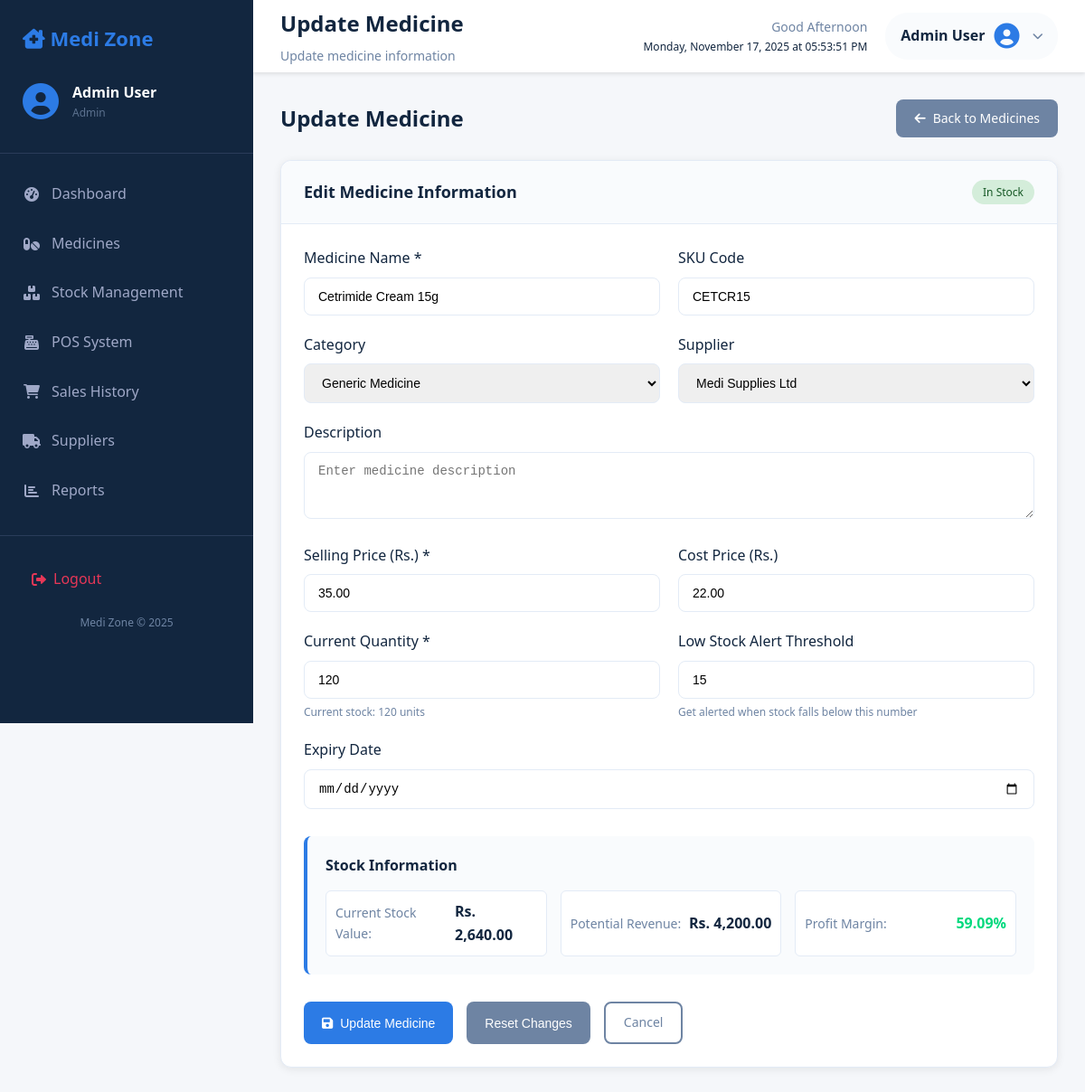
Page /pages/update-medicine.php?id=1 (signed in) on the committed database.
### tables this page shows
CREATE TABLE medicines (
    id INT AUTO_INCREMENT PRIMARY KEY,
    name VARCHAR(255) NOT NULL,
    category_id INT,
    supplier_id INT,
    sku VARCHAR(50) UNIQUE,
    description TEXT,
    price DECIMAL(10,2) NOT NULL,
    cost_price DECIMAL(10,2),
    quantity INT DEFAULT 0,
    alert_threshold INT DEFAULT 10,
    expiry_date DATE,
    image VARCHAR(255) DEFAULT 'default-medicine.jpg',
    created_at TIMESTAMP DEFAULT CURRENT_TIMESTAMP,
    updated_at TIMESTAMP DEFAULT CURRENT_TIMESTAMP ON UPDATE CURRENT_TIMESTAMP,
    FOREIGN KEY (category_id) REFERENCES categories(id) ON DELETE SET NULL,
    FOREIGN KEY (supplier_id) REFERENCES suppliers(id) ON DELETE SET NULL
);

CREATE TABLE categories (
    id INT AUTO_INCREMENT PRIMARY KEY,
    name VARCHAR(100) NOT NULL,
    description TEXT,
    created_at TIMESTAMP DEFAULT CURRENT_TIMESTAMP,
    updated_at TIMESTAMP DEFAULT CURRENT_TIMESTAMP ON UPDATE CURRENT_TIMESTAMP
);

CREATE TABLE suppliers (
    id INT AUTO_INCREMENT PRIMARY KEY,
    name VARCHAR(100) NOT NULL,
    email VARCHAR(100),
    phone VARCHAR(20),
    address TEXT,
    created_at TIMESTAMP DEFAULT CURRENT_TIMESTAMP,
    updated_at TIMESTAMP DEFAULT CURRENT_TIMESTAMP ON UPDATE CURRENT_TIMESTAMP
);

### pages/update-medicine.php (the view, shortened to what this page needs)
<?php
require_once '../db.php';
$medicine_id = $_GET['id'];
try {
    $categories = $db->query("SELECT id, name FROM categories ORDER BY name")->fetchAll(PDO::FETCH_ASSOC);
    $suppliers = $db->query("SELECT id, name FROM suppliers ORDER BY name")->fetchAll(PDO::FETCH_ASSOC);
} catch(PDOException $e) {
    $error = "Database error: " . $e->getMessage();
}
try {
    $stmt = $db->prepare("SELECT m.*, c.name as category_name, s.name as supplier_name
                         FROM medicines m
                         LEFT JOIN categories c ON m.category_id = c.id
                         LEFT JOIN suppliers s ON m.supplier_id = s.id
                         WHERE m.id = ?");
    $stmt->execute([$medicine_id]);
    $medicine = $stmt->fetch(PDO::FETCH_ASSOC);
} catch(PDOException $e) {
    $error = "Database error: " . $e->getMessage();
}
?>
<!DOCTYPE html>
<html lang="en">
<head>
    <link rel="stylesheet" href="../css/style.css">
    <link href="https://cdnjs.cloudflare.com/ajax/libs/font-awesome/6.0.0/css/all.min.css" rel="stylesheet">
</head>
<body>
    <div class="container">
        <?php include '../partials/sidebar.php'; ?>
        <div class="main-content">
            <?php include '../partials/header.php'; ?>
            <div class="content">
                <div class="page-actions">
                    <h2>Update Medicine</h2>
                    <a href="medicines.php" class="btn btn-secondary">
                        <i class="fas fa-arrow-left"></i> Back to Medicines
                    </a>
                </div>
                <div class="card">
                    <div class="card-header">
                        <h3>Edit Medicine Information</h3>
                        <div class="medicine-badge">
                            <span class="status-badge <?php echo $medicine['quantity'] == 0 ? 'out-of-stock' : ($medicine['quantity'] <= $medicine['alert_threshold'] ? 'low-stock' : 'in-stock'); ?>">
                                <?php echo $medicine['quantity'] == 0 ? 'Out of Stock' : ($medicine['quantity'] <= $medicine['alert_threshold'] ? 'Low Stock' : 'In Stock'); ?>
                            </span>
                        </div>
                    </div>
                    <div class="card-body">
                        <form method="POST" id="updateMedicineForm">
                            <div class="form-row">
                                <div class="form-group">
                                    <label for="name">Medicine Name *</label>
                                    <input type="text" id="name" name="name" required
                                           value="<?php echo htmlspecialchars($medicine['name']); ?>"
                                           placeholder="Enter medicine name">
                                </div>
                                <div class="form-group">
                                    <label for="sku">SKU Code</label>
                                    <input type="text" id="sku" name="sku"
                                           value="<?php echo htmlspecialchars($medicine['sku']); ?>"
                                           placeholder="Enter SKU code">
                                </div>
                            </div>
                            <div class="form-row">
                                <div class="form-group">
                                    <label for="category_id">Category</label>
                                    <select id="category_id" name="category_id">
                                        <?php foreach ($categories as $category): ?>
                                            <option value="<?php echo $category['id']; ?>"
                                                <?php echo ($medicine['category_id'] == $category['id']) ? 'selected' : ''; ?>>
                                                <?php echo htmlspecialchars($category['name']); ?>
                                            </option>
                                        <?php endforeach; ?>
                                    </select>
                                </div>
                                <div class="form-group">
                                    <label for="supplier_id">Supplier</label>
                                    <select id="supplier_id" name="supplier_id">
                                        <?php foreach ($suppliers as $supplier): ?>
                                            <option value="<?php echo $supplier['id']; ?>"
                                                <?php echo ($medicine['supplier_id'] == $supplier['id']) ? 'selected' : ''; ?>>
                                                <?php echo htmlspecialchars($supplier['name']); ?>
                                            </option>
                                        <?php endforeach; ?>
                                    </select>
                                </div>
                            </div>
                            <div class="form-group">
                                <label for="description">Description</label>
                                <textarea id="description" name="description" rows="3"
                                          placeholder="Enter medicine description"><?php echo htmlspecialchars($medicine['description']); ?></textarea>
                            </div>
                            <div class="form-row">
                                <div class="form-group">
                                    <label for="price">Selling Price (Rs.) *</label>
                                    <input type="number" id="price" name="price" step="0.01" min="0" required
                                           value="<?php echo $medicine['price']; ?>"
                                           placeholder="0.00">
                                </div>
                                <div class="form-group">
                                    <label for="cost_price">Cost Price (Rs.)</label>
                                    <input type="number" id="cost_price" name="cost_price" step="0.01" min="0"
                                           value="<?php echo $medicine['cost_price']; ?>"
                                           placeholder="0.00">
                                </div>
                            </div>
                            <div class="form-row">
                                <div class="form-group">
                                    <label for="quantity">Current Quantity *</label>
                                    <input type="number" id="quantity" name="quantity" min="0" required
                                           value="<?php echo $medicine['quantity']; ?>"
                                           placeholder="0">
                                    <small class="text-muted">Current stock: <?php echo $medicine['quantity']; ?> units</small>
                                </div>
                                <div class="form-group">
                                    <label for="alert_threshold">Low Stock Alert Threshold</label>
                                    <input type="number" id="alert_threshold" name="alert_threshold" min="1"
                                           value="<?php echo $medicine['alert_threshold']; ?>"
                                           placeholder="10">
                                    <small class="text-muted">Get alerted when stock falls below this number</small>
                                </div>
                            </div>
                            <div class="form-group">
                                <label for="expiry_date">Expiry Date</label>
                                <input type="date" id="expiry_date" name="expiry_date"
                                       value="<?php echo $medicine['expiry_date']; ?>">
                            </div>
                            <div class="form-section">
                                <h4>Stock Information</h4>
                                <div class="stock-info-grid">
                                    <div class="stock-info-item">
                                        <span class="stock-label">Current Stock Value:</span>
                                        <span class="stock-value">Rs. <?php echo number_format($medicine['quantity'] * $medicine['cost_price'], 2); ?></span>
                                    </div>
                                    <div class="stock-info-item">
                                        <span class="stock-label">Potential Revenue:</span>
                                        <span class="stock-value">Rs. <?php echo number_format($medicine['quantity'] * $medicine['price'], 2); ?></span>
                                    </div>
                                    <div class="stock-info-item">
                                        <span class="stock-label">Profit Margin:</span>
                                        <span class="stock-value <?php echo (($medicine['price'] - $medicine['cost_price']) / $medicine['cost_price'] * 100) >= 0 ? 'profit' : 'loss'; ?>">
                                            <?php
                                            if ($medicine['cost_price'] > 0) {
                                                $margin = (($medicine['price'] - $medicine['cost_price']) / $medicine['cost_price']) * 100;
                                                echo number_format($margin, 2) . '%';
                                            } else {
                                                echo 'N/A';
                                            }
                                            ?>
                                        </span>
                                    </div>
                                </div>
                            </div>
                            <div class="form-actions">
                                <button type="submit" class="btn btn-primary">
                                    <i class="fas fa-save"></i> Update Medicine
                                </button>
                                <button type="reset" class="btn btn-secondary">Reset Changes</button>
                                <a href="medicines.php" class="btn btn-outline">Cancel</a>
                            </div>
                        </form>
                    </div>
                </div>
            </div>
        </div>
    </div>
</body>
</html>

### css/style.css (style rules this page uses)
* { margin: 0; padding: 0; box-sizing: border-box; }
:root { --primary: #2c7be5; --primary-dark: #1a68d1; --secondary: #6e84a3; --success: #00d97e; --warning: #f6c343; --danger: #e63757; --light: #f9fbfd; --dark: #12263f; --gray: #95aac9; --border: #e3ebf6; --sidebar-width: 280px; --header-height: 80px; }
body { font-family: 'Segoe UI', Tahoma, Geneva, Verdana, sans-serif; background-color: #f5f7fa; color: var(--dark); line-height: 1.6; }
.container { display: flex; min-height: 100vh; }
.main-content { flex: 1; margin-left: var(--sidebar-width); min-height: 100vh; }
.content { padding: 30px; }
.card { background: white; border-radius: 12px; box-shadow: 0 2px 10px rgba(0,0,0,0.08); margin-bottom: 25px; }
.card-header { padding: 20px 25px; border-bottom: 1px solid var(--border); display: flex; justify-content: space-between; align-items: center; }
.card-header h3 { font-size: 18px; color: var(--dark); }
.card-body { padding: 25px; }
.status-badge { padding: 4px 12px; border-radius: 20px; font-size: 12px; font-weight: 500; }
.in-stock { background: #d4edda; color: #155724; }
.btn { display: inline-flex; align-items: center; gap: 8px; padding: 10px 20px; border: none; border-radius: 8px; font-size: 14px; font-weight: 500; cursor: pointer; text-decoration: none; transition: all 0.3s ease; }
.btn-primary { background: var(--primary); color: white; }
.btn-secondary { background: var(--secondary); color: white; }
.form-group { margin-bottom: 20px; }
.form-row { display: grid; grid-template-columns: 1fr 1fr; gap: 20px; }
.form-group label { display: block; margin-bottom: 8px; font-weight: 500; color: var(--dark); }
.form-group input, .form-group select, .form-group textarea { width: 100%; padding: 12px 15px; border: 1px solid var(--border); border-radius: 8px; font-size: 14px; transition: border 0.3s ease; }
.form-actions { display: flex; gap: 15px; margin-top: 25px; }
.page-actions { display: flex; justify-content: space-between; align-items: center; margin-bottom: 25px; }
.page-actions h2 { color: var(--dark); font-size: 24px; }
.text-muted { color: var(--secondary) !important; }
.card { background: white; border-radius: 12px; box-shadow: 0 2px 10px rgba(0,0,0,0.08); margin-bottom: 25px; border: 1px solid var(--border); transition: box-shadow 0.3s ease; }
.content { padding: 30px; animation: fadeIn 0.5s ease-in; }
.card-header { padding: 20px 25px; border-bottom: 1px solid var(--border); display: flex; justify-content: space-between; align-items: center; background: var(--light); border-radius: 12px 12px 0 0; }
.card-header h3 { font-size: 18px; color: var(--dark); margin: 0; font-weight: 600; }
.form-section { margin: 30px 0; padding: 20px; background: var(--light); border-radius: 8px; border-left: 4px solid var(--primary); }
.form-section h4 { margin-bottom: 10px; color: var(--dark); }
.main-content { position: relative; z-index: 1; }

### pages/update-medicine.php (style rules this page uses)
.medicine-badge { display: flex; align-items: center; }
.form-section { margin: 30px 0; padding: 20px; background: var(--light); border-radius: 8px; border-left: 4px solid var(--primary); }
.form-section h4 { margin-bottom: 15px; color: var(--dark); font-size: 16px; }
.stock-info-grid { display: grid; grid-template-columns: repeat(auto-fit, minmax(200px, 1fr)); gap: 15px; }
.stock-info-item { display: flex; justify-content: space-between; align-items: center; padding: 10px; background: white; border-radius: 6px; border: 1px solid var(--border); }
.stock-label { font-weight: 500; color: var(--secondary); font-size: 14px; }
.stock-value { font-weight: 600; color: var(--dark); }
.stock-value.profit { color: var(--success); }
.btn-outline { background: transparent; border: 2px solid var(--secondary); color: var(--secondary); }
.text-muted { color: var(--secondary); font-size: 12px; margin-top: 5px; display: block; }

### rows in the picture
medicines: name "Cetrimide Cream 15g", sku "CETCR15", category_id "Generic Medicine", supplier_id "Medi Supplies Ltd", price "35.00", cost_price "22.00", quantity "120", alert_threshold "15", $medicine['quantity'] * $medicine['cost_price'] "2,640.00", $medicine['quantity'] * $medicine['price'] "4,200.00", margin "59.09"

### other values in the picture
$_SESSION['user_name'] "Admin User"
$_SESSION['user_role'] "Admin"
$page_title "Update Medicine"
$page_description "Update medicine information"
